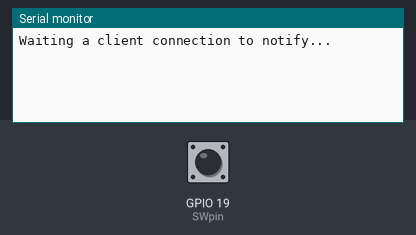
A sketch run on a simulated ESP32. Shown: the last lines printed to the serial monitor. The test bench sets the inputs (shaded band); at power-on: GPIO 19 (SWpin) HIGH. Nothing arrives over Bluetooth unless stated; a phone connects over Bluetooth LE 3 s after start.

Above: at 1.2 s.
1.3 s: GPIO 19 (SWpin) pulled LOW for 0.15 s
At 1.6 s:
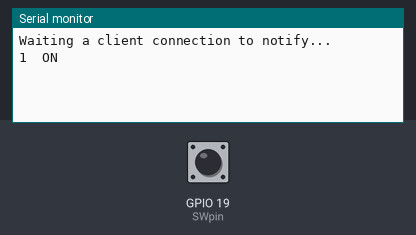
2.9 s: GPIO 19 (SWpin) pulled LOW for 1 s
At 4.0 s:
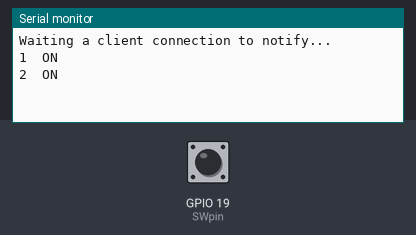

The sketch:

main.ino
```cpp
//BLE関連の設定

#include <BLEDevice.h>
#include <BLEServer.h>
#include <BLEUtils.h>
#include <BLE2902.h>


#define SERVICE_UUID        "4fafc201-1fb5-459e-8fcc-c5c9c331914b"
#define CHARACTERISTIC_UUID "beb5483e-36e1-4688-b7f5-ea07361b26a8"

const int SWpin = 19;


BLEServer* pServer = NULL;
BLECharacteristic* pCharacteristic = NULL;
bool deviceConnected = false;
bool oldDeviceConnected = false;

class MyServerCallbacks: public BLEServerCallbacks {
    void onConnect(BLEServer* pServer) {
      deviceConnected = true;
    };

    void onDisconnect(BLEServer* pServer) {
      deviceConnected = false;
    }
};

void setup() {

  Serial.begin(115200);

  // Create the BLE Device
  BLEDevice::init("ANSD");

  // Create the BLE Server
  pServer = BLEDevice::createServer();
  pServer->setCallbacks(new MyServerCallbacks());

  // Create the BLE Service
  BLEService *pService = pServer->createService(SERVICE_UUID);

  // Create a BLE Characteristic
  pCharacteristic = pService->createCharacteristic(
                      CHARACTERISTIC_UUID,
                      BLECharacteristic::PROPERTY_READ   |
                      BLECharacteristic::PROPERTY_WRITE  |
                      BLECharacteristic::PROPERTY_NOTIFY |
                      BLECharacteristic::PROPERTY_INDICATE
                    );

  // https://www.bluetooth.com/specifications/gatt/viewer?attributeXmlFile=org.bluetooth.descriptor.gatt.client_characteristic_configuration.xml
  // Create a BLE Descriptor
  pCharacteristic->addDescriptor(new BLE2902());

  // Start the service
  pService->start();

  // Start advertising
  pServer->getAdvertising()->start();
  Serial.println("Waiting a client connection to notify...");


  pinMode(SWpin, INPUT_PULLUP);
  attachInterrupt( SWpin, intFunc, FALLING);
}
uint8_t counter = 0;
void loop() {
  // notify changed value
  if (deviceConnected) {
    pCharacteristic->setValue(&counter, 1);
    counter = 0;
    pCharacteristic->notify();
    delay(100); // bluetooth stack will go into congestion, if too many packets are sent
  }
  // disconnecting
  if (!deviceConnected && oldDeviceConnected) {
    delay(500); // give the bluetooth stack the chance to get things ready
    pServer->startAdvertising(); // restart advertising
    Serial.println("start advertising");
    oldDeviceConnected = deviceConnected;
  }
  // connecting
  if (deviceConnected && !oldDeviceConnected) {
    oldDeviceConnected = deviceConnected;
  }
}

void intFunc() {
  //  static uint16_t counter = 0;
  counter++;
  Serial.print(counter);
  Serial.print('\t');
  Serial.println("ON");
}
```

Measured:
- after the input at 1.3 s, the serial monitor: prints a new line at once (image 1)
- after the input at 2.9 s, the serial monitor: prints a new line at once (image 2)
